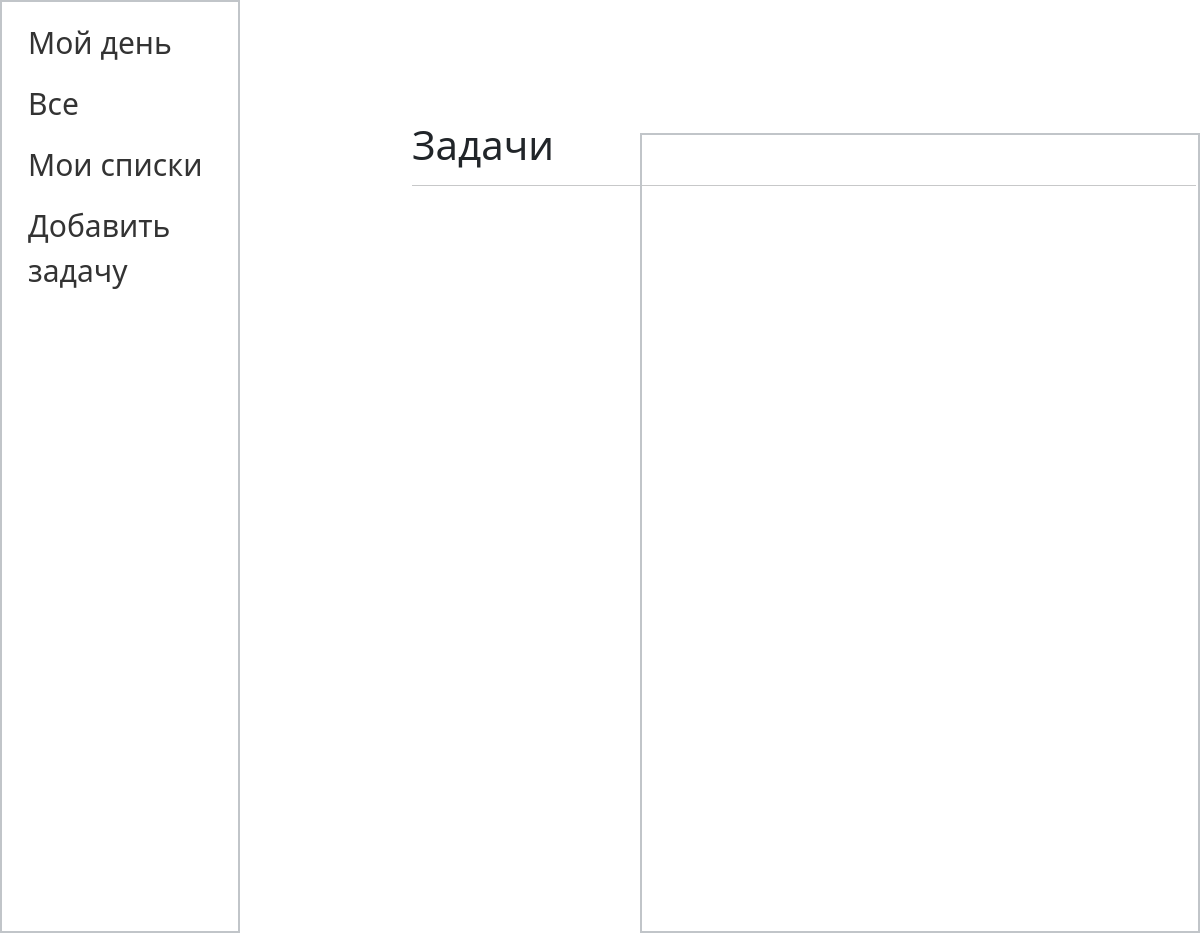
Page /webapp/task/5/ on the earlier database version.
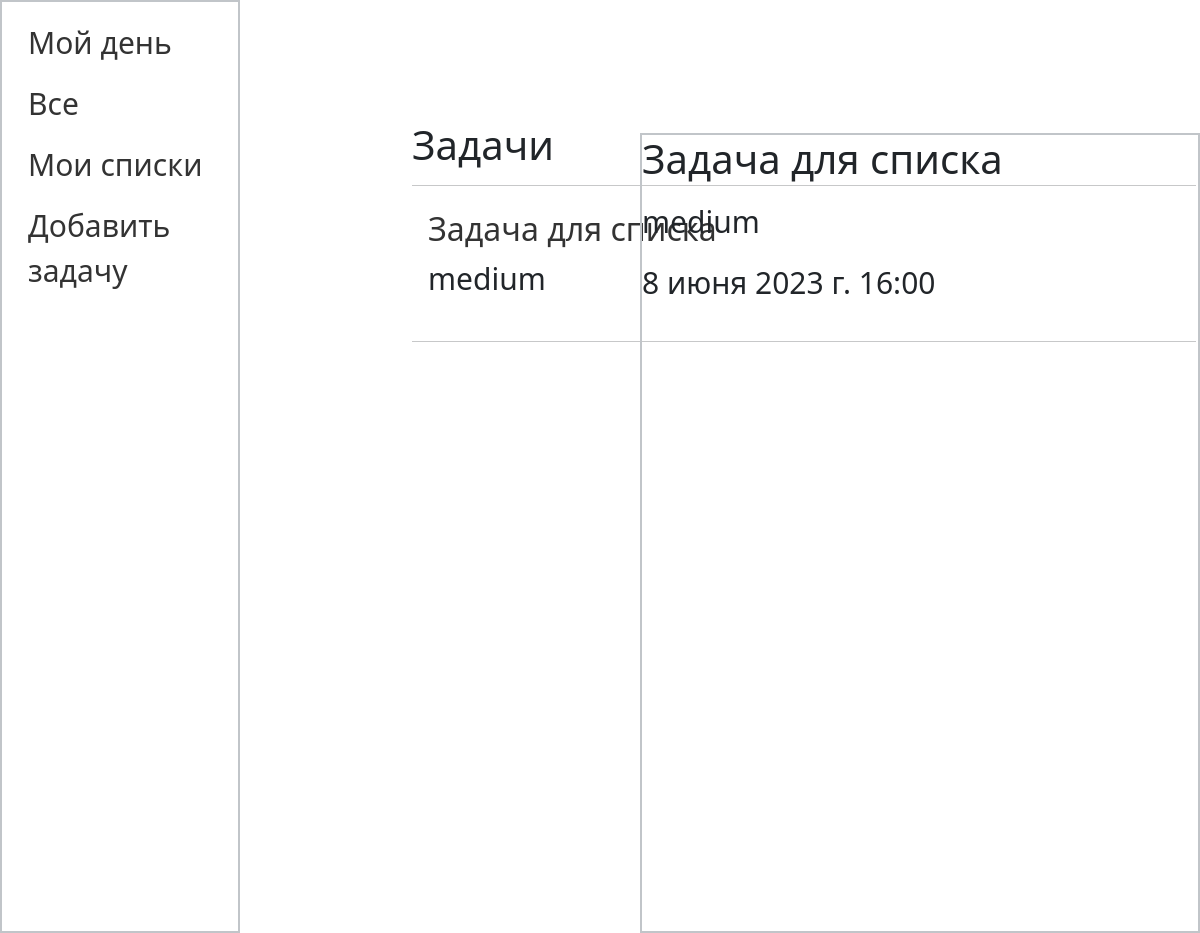
Same page on the later database version.
### webapp/models.py (models this page shows, shortened)
class Task(models.Model):
    user = models.ForeignKey(User, on_delete=models.CASCADE, default=None, verbose_name='Пользователь', related_name='tasks')
    title = models.CharField(max_length=255, verbose_name='Заголовок')
    content = models.TextField(blank=True, verbose_name='Описание')
    priority_choices = [
        ('low', 'Низкий'),
        ('medium', 'Средний'),
        ('high', 'Высокий')
    ]
    priority = models.CharField(max_length=10, choices=priority_choices, verbose_name='Приоритет')
    due_date = models.DateTimeField(verbose_name='Срок выполнения')
    my_day = models.BooleanField(max_length=10, blank=True, verbose_name='Мой день')
    project = models.ForeignKey('Project', on_delete=models.CASCADE, null=True, blank=True, verbose_name='Проект')
    class Meta:
        verbose_name = 'Задачи'
        verbose_name_plural = 'Задачи'
        ordering = ['due_date']
    def get_absolute_url(self):
        return reverse('content', kwargs={'task_id': self.pk})

### webapp/views.py (the view)
# urls.py: path('/task/<int:task_id>/', Content.as_view(), name='content'),
class Content(ListView):
    model = Task
    template_name = 'webapp/content.html'
    pk_url_kwarg = 'task_id'
    context_object_name = 'tasks'
    def get_queryset(self):
        task_id = self.kwargs.get('task_id')
        return Task.objects.filter(id=task_id)
    def get_context_data(self, *, object_list=None, **kwargs):
        context = super().get_context_data(**kwargs)
        context['menu'] = menu
        context['title'] = 'Задачи'
        return context

### webapp/templates/webapp/content.html (shortened to what this page needs)
{% extends 'webapp/tasklayout.html' %}
{% block tasks %}
<div class="tasks">
    <h1>{{title}}</h1>
    <hr style="min-width: 98vh;">
    <ul>
       {% for t in tasks %}
        <li>
            <a href="{{ t.get_absolute_url }}"><h2>{{ t.title }}</h2></a>
            <p>{{ t.priority }}</p>
        </li>
        <hr style="min-width: 98vh;">
        {% endfor %}
    </ul>
</div>
{% endblock tasks %}
{% block content %}
    {% for t in tasks %}
        <h1>{{ t.title }}</h1>
        <p class="task-info">{{ t.priority }}</p>
        <p class="task-info">{{ t.due_date }}</p>
    {% endfor %}
{% endblock content %}

Differences in the rows shown:
added Task: title "Задача для списка", priority "medium", due_date "8 июня 2023 г. 16:00"
